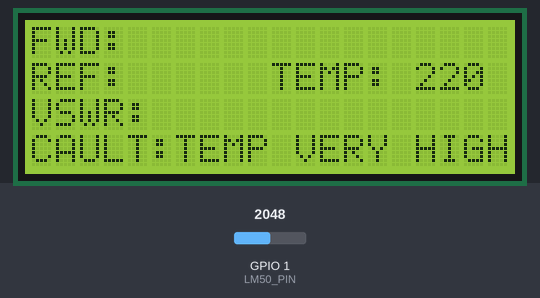
The program below on a simulated ESP32-S3. Shown: 20×4 character LCD. Inputs (shaded band) come from the test bench; at power-on: GPIO 1 (LM50_PIN) = 2048.

Above: at 6.3 s.
6.4 s: GPIO 1 (LM50_PIN) set to 983
At 8.3 s:
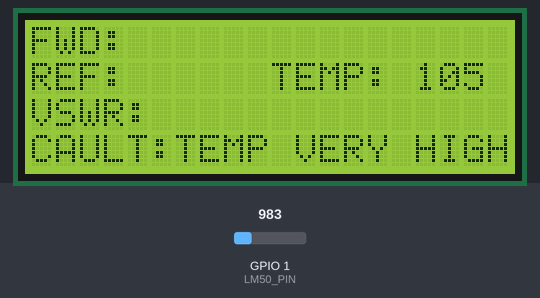
8.6 s: GPIO 1 (LM50_PIN) set to 881
At 10.2 s:
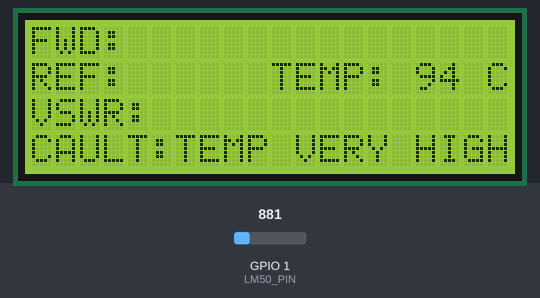
10.7 s: GPIO 1 (LM50_PIN) set to 813
At 11.8 s:
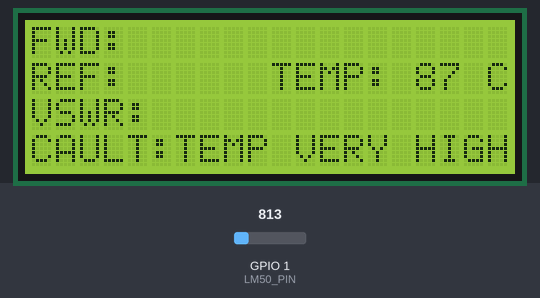
12.7 s: GPIO 1 (LM50_PIN) set to 698
At 14.4 s:
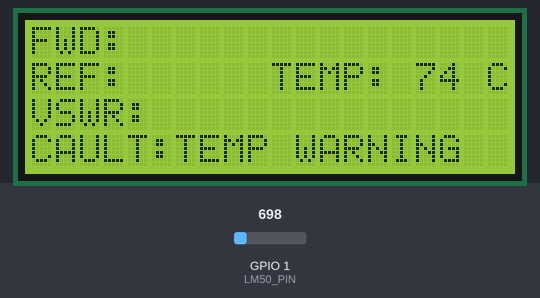
14.7 s: GPIO 1 (LM50_PIN) set to 580
At 16.3 s:
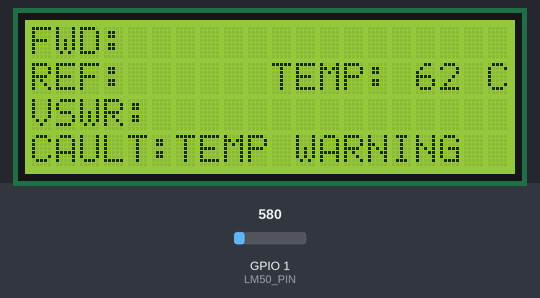
16.8 s: GPIO 1 (LM50_PIN) set to 513
At 18.0 s:
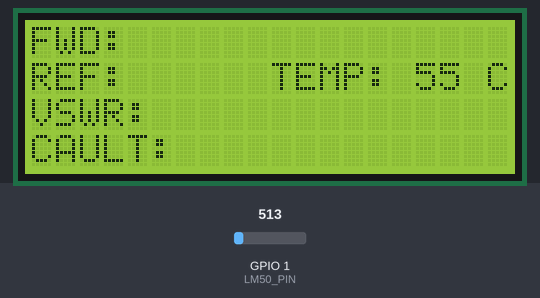
Timing chart, 0 to 19.8 s (numbered marks = the images above; inputs shaded):
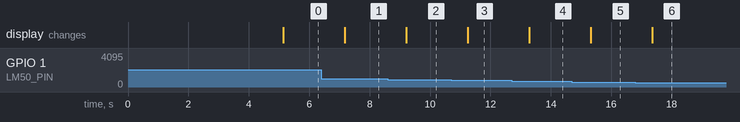

Measured:
- the behaviour switches between 931 and 930 on GPIO 1 (LM50_PIN) (found by bisection; images 1 and 2)
- the behaviour switches between 755 and 754 on GPIO 1 (LM50_PIN) (found by bisection; images 3 and 4)
- the behaviour switches between 559 and 558 on GPIO 1 (LM50_PIN) (found by bisection; images 5 and 6)
- after the input at 6.4 s, the display: changes after 0.78 s (image 1)
- after the input at 8.6 s, the display: changes after 0.61 s (image 2)
- after the input at 10.7 s, the display: changes after 0.55 s (image 3)
- after the input at 12.7 s, the display: changes after 0.59 s (image 4)
- after the input at 14.7 s, the display: changes after 0.62 s (image 5)
- after the input at 16.8 s, the display: changes after 0.56 s (image 6)

The program:

main.cpp
```cpp
#include <Arduino.h>
#include <Wire.h>
#include <esp32-hal-adc.h>
#include <SPI.h>
//#include "sd_update.h"
#include "lcd_i2c.h"
#include "temp_sensor.h"

void setup()
{
   // Inicializar el LCD
   lcdInit();

}

void loop() {

 // Leer temperatura del sensor LM50
  float temperature = readTemperature();
 // Mostrar la temperatura en el LCD
  lcdPrintTemperature(temperature);
 // Esperar un momento antes de volver a leer la temperatura

bool alarmActive = false; //Flag to indicate if an alarm is active

  if (temperature < 15) {
    alarmActive = true;
    lcd.setCursor(6, 3);
    lcd.print("TEMP FAIL");
    lcd.setCursor(16, 1);
    lcd.print("    ");
    // Add your alarm action here, e.g., power off the overdrive
  } else if (temperature >= 60 && temperature <= 80) {
    alarmActive = true;
    lcd.setCursor(6, 3);
    lcd.print("TEMP WARNING  ");
    // Add your alarm action here, e.g., send to overdrive 6db.
  } else if (temperature >= 81) {
    alarmActive = true;
    lcd.setCursor(6, 3);
    lcd.print("TEMP VERY HIGH");
    // Add your alarm action here, e.g., power off the overdrive.
  }  else {
    alarmActive = false; // Limpiar la bandera de alarma cuando no hay alarma
    lcd.setCursor(6, 3);
    lcd.print("              ");
  }

  delay(1000);

}

// put function definitions here:
int myFunction(int x, int y) {
  return x + y;
}
```

fwd_ref.cpp
```cpp

```

temp_sensor.cpp
```cpp
#include "temp_sensor.h"

/*
The equation of datasheet is:

Vout= (10mV/*C x temp*C) + 500mV

where

Vout = + 1.750V at + 125*C
Vout = + 750mV at + 25*C
Vout = + 100mV at - 40*C
*/

float readTemperature() {
  // We read the analog value from the pin where the LM50 is connected.
  int lm50Value = analogRead(LM50_PIN);


  // We convert the voltage to temperature in degrees Celsius.
  // The sensitivity is 10mV/°C and the offset is 0.75V at 0°C.
  float temperatureC = lm50Value*1100/(1024*10);
    return temperatureC;
}
// the supply voltage of the LM50 (4.5v to 10v).
```

temp_sensor.h
```cpp
#ifndef TEMP_SENSOR_H
#define TEMP_SENSOR_H

#include <esp32-hal-adc.h>

#define LM50_PIN 1 // Pin analógico al que está conectado el sensor LM50

float readTemperature();

#endif // TEMP_SENSOR_H
```

vswr.cpp
```cpp
#include "vswr.h"

/*float read_adc_voltage(int pin) {
     Replace with actual ADC reading code
    int adc_value = read_adc_value(pin); // Implement ADC reading function
    float voltage = adc_value * ADC_VREF / (1 << ADC_RESOLUTION);
    return voltage;
}*/

float calculate_vswr(float potencia_directa, float potencia_reflejada) {
    float coeficiente_reflexion = sqrt(potencia_reflejada / potencia_directa);
    return (1 + coeficiente_reflexion) / (1 - coeficiente_reflexion);
}
```

vswr.h
```cpp
#ifndef VSWR_H
#define VSWR_H

#include <stdint.h>
#include <math.h>

// ADC resolution and voltage reference (adjust as needed)
#define ADC_RESOLUTION 12
#define ADC_VREF 3.3

// Load impedance (adjust as needed)
#define LOAD_IMPEDANCE 50.0

// Function prototypes
float read_adc_voltage(int pin);
float calculate_vswr(float potencia_directa, float potencia_reflejada);

#endif
```

lcd_i2c.cpp
```cpp
#include "lcd_i2c.h"

LiquidCrystal_I2C lcd(LCD_ADDRESS, LCD_COLUMNS, LCD_ROWS);

void lcdInit() {
    Wire.begin(SDA_PIN, SCL_PIN);
    lcd.init();
    lcd.backlight(); // Encender retroiluminación
    lcd.setCursor(4, 1);
    lcd.print("AD RADIO LLC");
    lcd.setCursor(4, 3);
    lcd.print("MADE IN USA");
    delay (5000);
    lcd.clear();
    lcd.setCursor(0, 0);
    lcd.print("FWD: ");
    lcd.setCursor(0, 1);
    lcd.print("REF: ");
    lcd.setCursor(0, 2);
    lcd.print("VSWR: ");
    lcd.setCursor(0, 3);
    lcd.print("FAULT: ");
    lcd.setCursor(10, 1);
    lcd.print("TEMP: ");
}

void lcdPrintTemperature(float temperature) {
    lcd.setCursor(16, 1); // Posición para imprimir la temperatura
    lcd.print(temperature,0); // Imprimir la temperatura con un decimal
    lcd.print(" C");
}
```

lcd_i2c.h
```cpp
#ifndef LCD_I2C_H
#define LCD_I2C_H

#include <Wire.h>
#include <LiquidCrystal_I2C.h>

#define LCD_ADDRESS 0x27 // Dirección I2C del LCD 20x4
#define LCD_COLUMNS 20   // Número de columnas del LCD
#define LCD_ROWS 4       // Número de filas del LCD
#define SDA_PIN 19    // Define los pines GPIO que utilizarás para la comunicación I2C
#define SCL_PIN 20

extern LiquidCrystal_I2C lcd;

void lcdInit();
void lcdPrintTemperature(float temperature);

#endif // LCD_I2C_H
```
